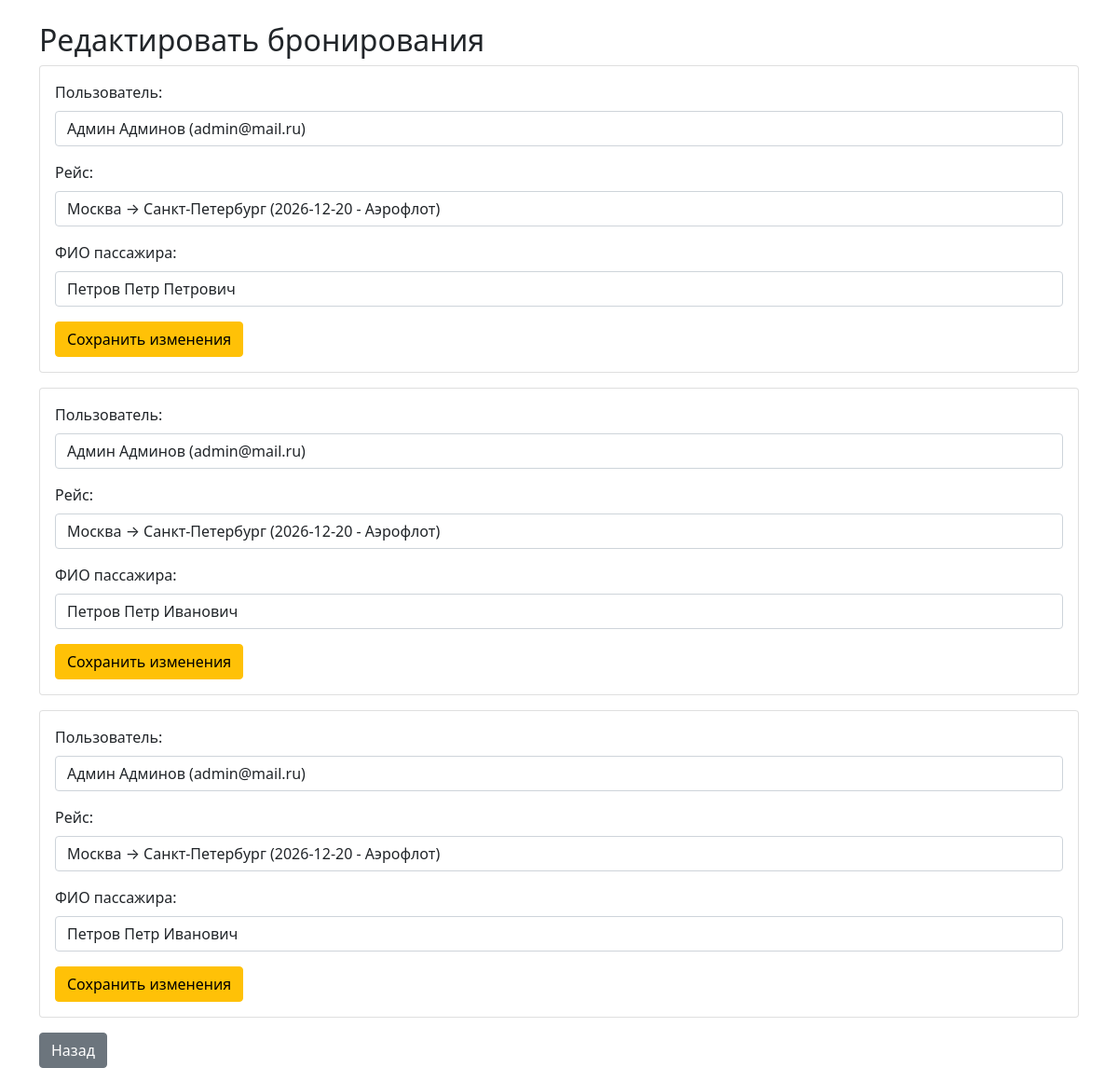
The page /edit_bookings on the database as committed earlier.
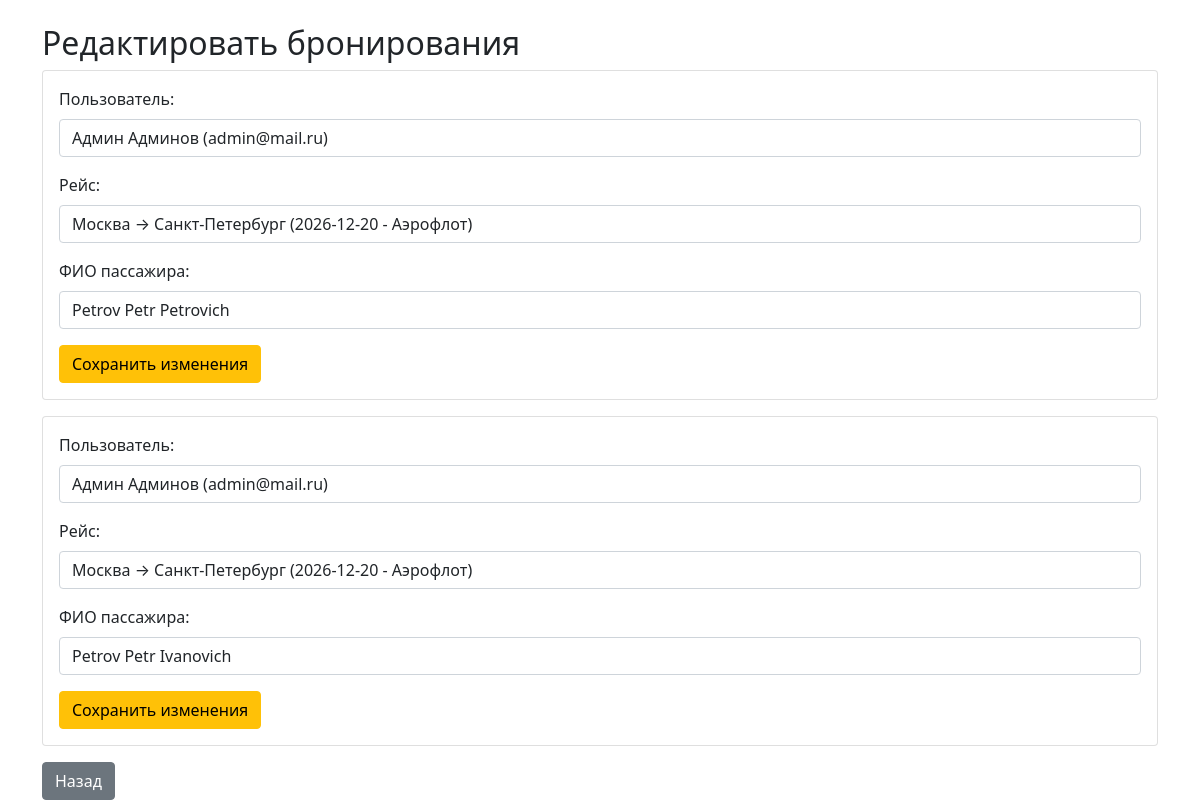
The same page on the database as committed later.
### tables this page shows
CREATE TABLE booking (
                id INTEGER PRIMARY KEY AUTOINCREMENT,
                user_id INTEGER,        
                flight_id INTEGER,     
                passenger_fio TEXT,     
                booking_date TEXT,
                FOREIGN KEY (user_id) REFERENCES users(id),
                FOREIGN KEY (flight_id) REFERENCES flights(id)
            );

### app.py (the view)
@app.route('/edit_bookings', methods=['GET'])
def edit_bookings_page():
    return controller_edit_bookings()

### app.py (called while the page is built)
@app.before_request
def auto_login():
    if 'user_id' not in session:
        conn = get_db_connection()
        cursor = conn.cursor()
        cursor.execute("SELECT id, fio FROM users WHERE email = 'admin@mail.ru'")
        admin = cursor.fetchone()
        conn.close()
        if admin:
            session['user_id'] = admin['id']
            session['fio'] = admin['fio']
            logger.debug(f"Auto login for user {admin['fio']}")

### controllers.py (called while the page is built)
def controller_edit_bookings():
    page = request.args.get('page', 0, type=int)
    bookings, total_pages = get_bookings_page(page)
    conn = get_db_connection()
    cursor = conn.cursor()
    cursor.execute("SELECT * FROM users")
    users = cursor.fetchall()
    cursor.execute("SELECT * FROM flights")
    flights = cursor.fetchall()
    conn.close()
    return render_template('edit_bookings.html',
                         bookings=bookings,
                         users=users,
                         flights=flights,
                         current_page=page,
                         total_pages=total_pages)

### createdb.py (called while the page is built)
def get_db_connection():
    conn = sqlite3.connect("database.db")
    conn.row_factory = sqlite3.Row
    return conn

### templates/edit_bookings.html (shortened to what this page needs)
<!DOCTYPE html>
<html lang="ru">
<head>
    <link href="https://cdn.jsdelivr.net/npm/bootstrap@5.1.3/dist/css/bootstrap.min.css" rel="stylesheet">
</head>
<body>
    <div class="container mt-4">
        <h2>Редактировать бронирования</h2>
        {% for booking in bookings %}
        <div class="card mb-3">
            <div class="card-body">
                <form method="POST" action="{{ url_for('edit_bookings_process') }}">
                    <div class="mb-3">
                        <label class="form-label">Пользователь:</label>
                        <select name="user_id" class="form-control" required>
                            {% for user in users %}
                            <option value="{{ user.id }}" {% if user.id == booking.user_id %}selected{% endif %}>
                                {{ user.fio }} ({{ user.email }})
                            </option>
                            {% endfor %}
                        </select>
                    </div>
                    <div class="mb-3">
                        <label class="form-label">Рейс:</label>
                        <select name="flight_id" class="form-control" required>
                            {% for flight in flights %}
                            <option value="{{ flight.id }}" {% if flight.id == booking.flight_id %}selected{% endif %}>
                                {{ flight.departure_city }} → {{ flight.arrival_city }}
                            </option>
                            {% endfor %}
                        </select>
                    </div>
                    <div class="mb-3">
                        <label class="form-label">ФИО пассажира:</label>
                        <input type="text" name="passenger_fio" value="{{ booking.passenger_fio }}" class="form-control" required>
                    </div>
                    <button type="submit" class="btn btn-warning">Сохранить изменения</button>
                </form>
            </div>
        </div>
        {% endfor %}
        <a href="{{ url_for('index') }}" class="btn btn-secondary">Назад</a>
    </div>
</body>
</html>

Rows that differ between the two databases and show on the page:
removed booking: passenger_fio "Петров Петр Петрович"
removed booking: passenger_fio "Петров Петр Иванович"
removed booking: passenger_fio "Петров Петр Иванович"
added booking: passenger_fio "Petrov Petr Petrovich"
added booking: passenger_fio "Petrov Petr Ivanovich"
